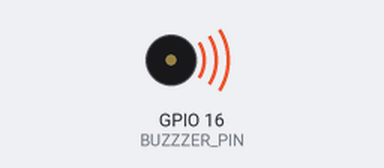
Bench run of a sketch on a simulated ESP32. Shown: buzzer (waves = sounding).

Above: at 0.1 s.
At 5.2 s:
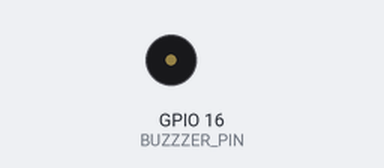
Timing chart, 0 to 6.7 s (numbered marks = the images above):
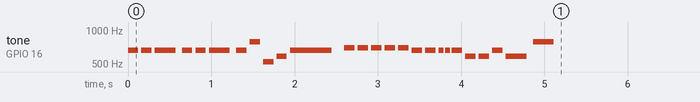

The sketch:

buzzer_sketch_may30b.ino
```cpp
#include <ESP32Servo.h>
#include <analogWrite.h>
//#include <tone.h>
#include <ESP32Tone.h>
#include <ESP32PWM.h>

/*
 * This ESP32 code is created by esp32io.com
 * This ESP32 code is released in the public domain
 */

#include "pitches.h"
const int BUZZZER_PIN = 16; // GIOP18 pin connected to piezo buzzer

// notes in the melody:
int melody[] = {
  NOTE_E5, NOTE_E5, NOTE_E5,
  NOTE_E5, NOTE_E5, NOTE_E5,
  NOTE_E5, NOTE_G5, NOTE_C5, NOTE_D5,
  NOTE_E5,
  NOTE_F5, NOTE_F5, NOTE_F5, NOTE_F5,
  NOTE_F5, NOTE_E5, NOTE_E5, NOTE_E5, NOTE_E5,
  NOTE_E5, NOTE_D5, NOTE_D5, NOTE_E5,
  NOTE_D5, NOTE_G5
};

// note durations: 4 = quarter note, 8 = eighth note, etc, also called tempo:
int noteDurations[] = {
  8, 8, 4,
  8, 8, 4,
  8, 8, 8, 8,
  2,
  8, 8, 8, 8,
  8, 8, 8, 16, 16,
  8, 8, 8, 8,
  4, 4
};

void setup() {
  // iterate over the notes of the melody:
  int size = sizeof(noteDurations) / sizeof(int);

  for (int thisNote = 0; thisNote < size; thisNote++) {

    // to calculate the note duration, take one second divided by the note type.
    //e.g. quarter note = 1000 / 4, eighth note = 1000/8, etc.
    int noteDuration = 1000 / noteDurations[thisNote];
    tone(BUZZZER_PIN, melody[thisNote], noteDuration);

    // to distinguish the notes, set a minimum time between them.
    // the note's duration + 30% seems to work well:
    int pauseBetweenNotes = noteDuration * 1.30;
    delay(pauseBetweenNotes);
    // stop the tone playing:
    noTone(BUZZZER_PIN);
  }
}

void loop() {
  // no need to repeat the melody.
}
```

pitches.h
```cpp
/*************************************************
 * Public Constants
 *************************************************/

#define NOTE_B0  31
#define NOTE_C1  33
#define NOTE_CS1 35
#define NOTE_D1  37
#define NOTE_DS1 39
#define NOTE_E1  41
#define NOTE_F1  44
#define NOTE_FS1 46
#define NOTE_G1  49
#define NOTE_GS1 52
#define NOTE_A1  55
#define NOTE_AS1 58
#define NOTE_B1  62
#define NOTE_C2  65
#define NOTE_CS2 69
#define NOTE_D2  73
#define NOTE_DS2 78
#define NOTE_E2  82
#define NOTE_F2  87
#define NOTE_FS2 93
#define NOTE_G2  98
#define NOTE_GS2 104
#define NOTE_A2  110
#define NOTE_AS2 117
#define NOTE_B2  123
#define NOTE_C3  131
#define NOTE_CS3 139
#define NOTE_D3  147
#define NOTE_DS3 156
#define NOTE_E3  165
#define NOTE_F3  175
#define NOTE_FS3 185
#define NOTE_G3  196
#define NOTE_GS3 208
#define NOTE_A3  220
#define NOTE_AS3 233
#define NOTE_B3  247
#define NOTE_C4  262
#define NOTE_CS4 277
#define NOTE_D4  294
#define NOTE_DS4 311
#define NOTE_E4  330
#define NOTE_F4  349
#define NOTE_FS4 370
#define NOTE_G4  392
#define NOTE_GS4 415
#define NOTE_A4  440
#define NOTE_AS4 466
#define NOTE_B4  494
#define NOTE_C5  523
#define NOTE_CS5 554
#define NOTE_D5  587
#define NOTE_DS5 622
#define NOTE_E5  659
#define NOTE_F5  698
#define NOTE_FS5 740
#define NOTE_G5  784
#define NOTE_GS5 831
#define NOTE_A5  880
#define NOTE_AS5 932
#define NOTE_B5  988
#define NOTE_C6  1047
#define NOTE_CS6 1109
#define NOTE_D6  1175
#define NOTE_DS6 1245
#define NOTE_E6  1319
#define NOTE_F6  1397
#define NOTE_FS6 1480
#define NOTE_G6  1568
#define NOTE_GS6 1661
#define NOTE_A6  1760
#define NOTE_AS6 1865
#define NOTE_B6  1976
#define NOTE_C7  2093
#define NOTE_CS7 2217
#define NOTE_D7  2349
#define NOTE_DS7 2489
#define NOTE_E7  2637
#define NOTE_F7  2794
#define NOTE_FS7 2960
#define NOTE_G7  3136
#define NOTE_GS7 3322
#define NOTE_A7  3520
#define NOTE_AS7 3729
#define NOTE_B7  3951
#define NOTE_C8  4186
#define NOTE_CS8 4435
#define NOTE_D8  4699
#define NOTE_DS8 4978
```
